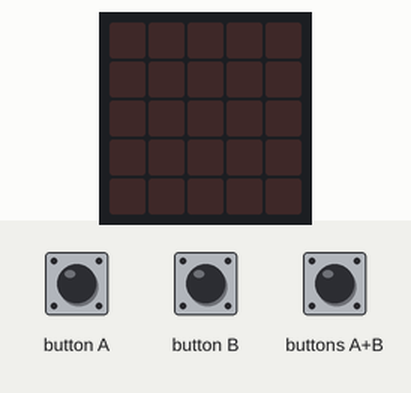
This program was run on a simulated BBC micro:bit (MakeCode). Parts: the board's 5×5 LED display. Inputs (shaded band) come from the test bench.

Above: at 1.2 s.
1.3 s: buttons A+B pressed for 3.2 s
At 4.7 s:
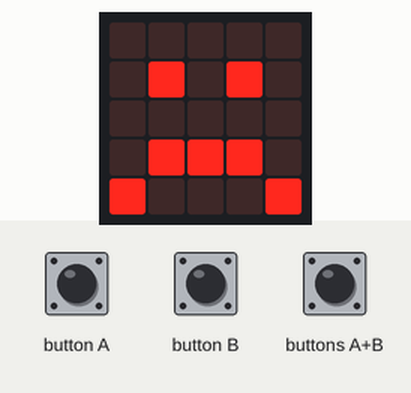
6.0 s: buttons A+B pressed for 0.15 s
At 6.8 s:
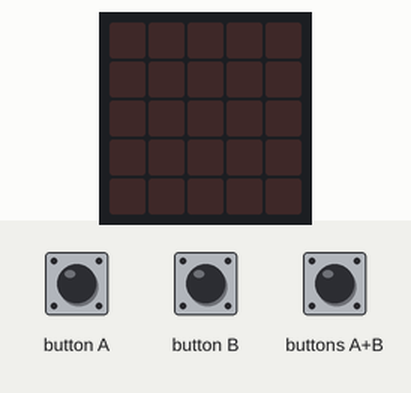
7.6 s: buttons A+B pressed for 1 s
At 8.5 s:
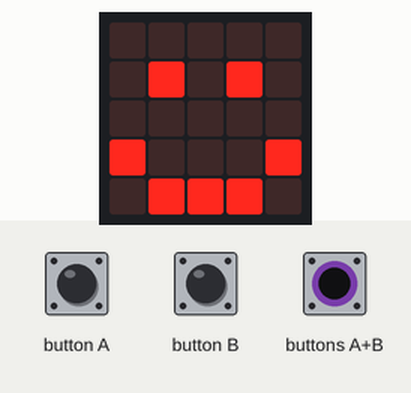
Timing chart, 0 to 10.6 s (numbered marks = the images above; inputs shaded):
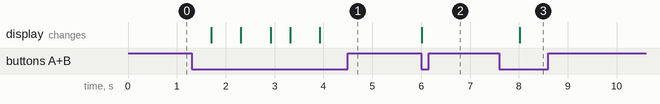

The program:

main.ts
```typescript
basic.forever(function () {
    if (input.buttonIsPressed(Button.AB)) {
        basic.showLeds(`
            . . . . .
            . . . . .
            . . . . .
            . . . . .
            . . . . .
            `)
    }
    if (input.buttonIsPressed(Button.A)) {
        basic.showIcon(IconNames.Happy)
    }
    if (input.buttonIsPressed(Button.B)) {
        basic.showIcon(IconNames.Sad)
    }
})
```

test.ts
```typescript
// Hier kann man Tests durchführen; diese Datei wird nicht kompiliert, wenn dieses Paket als Erweiterung verwendet wird.
```

Measured:
- after the input at 1.3 s, the display: first changes after 0.40 s (image 1 shows a later state)
- after the input at 6.0 s, the display: changes at once (image 2)
- after the input at 7.6 s, the display: changes after 0.41 s (image 3)
